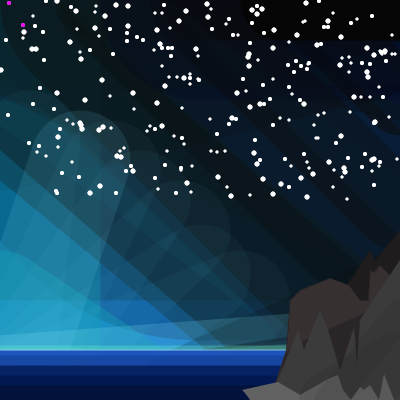
Frame 1 (no input)
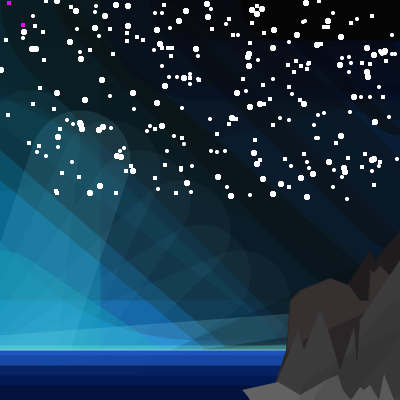
Frame 60 (the mouse pressed at the canvas centre just before this capture)
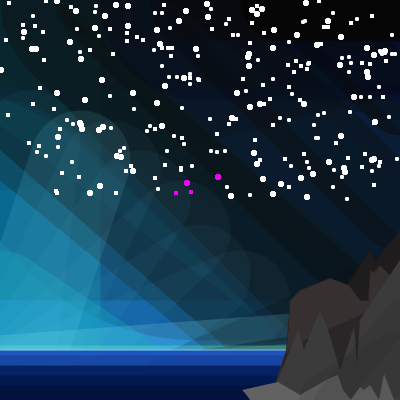
Frame 120 (the mouse held since frame 60 and released just before this capture)

The Processing sketch that drew these frames (run headless with seeded random() and noise(); from frame 60 on, the mouse is pressed at the canvas centre):

// Processing sketch: processing_20687
// ── processing_20687.pde


DimmingStar [] stars;

void setup (){
size(400,400);
background(#1167D3);
smooth();

//sky

stroke(1,12,26,100);
strokeWeight(180);
line(0,0,400,0);

stroke(1,12,26,100);
strokeWeight(180);
line(0,100,400,0);

stroke(#010A15,100);
strokeWeight(80);
line(30,0,400,80);

stroke(#010A15,180);
strokeWeight(50);
line(259,0,400,40);

stroke(#010A15);
strokeWeight(50);
line(259,0,400,0);

stroke(#010A15,100);
strokeWeight(600);
line(0,0,400,0);

stroke(#030840,100);
strokeWeight(500);
line(200,90,400,90);

stroke(#0390A7,80);
strokeWeight(200);
line(200,400,0,200);

stroke(#0390A7,90);
strokeWeight(200);
line(0,400,0,0);

stroke(#0390A7,110);
strokeWeight(100);
line(0,300,150,400);

stroke(#0B272C,80);
strokeWeight(100);
line(0,0,400,380);

stroke(#0B272C,100);
strokeWeight(170);
line(0,0,400,200);

stroke(#0B272C,100);
strokeWeight(170);
line(400,400,0,70);

stroke(#0B272C,70);
strokeWeight(170);
line(0,0,400,0);

stroke(#0A0A0A,90);
strokeWeight(80);
line(100,0,400,0);
stroke(#0A0A0A,130);
strokeWeight(80);
line(200,0,400,0);
stroke(#0A0A0A,50);
strokeWeight(80);
line(230,50,400,0);

stroke(#0A0A0A,100);
strokeWeight(150);
line(400,400,0,50);

stroke(#095E6C,30);
strokeWeight(200);
line(0,0,400,300);

stroke(#0A0A0A,80);
strokeWeight(90);
line(100,0,400,300);
stroke(#0A0A0A,100);
strokeWeight(100);
line(200,0,400,200);
stroke(#0A0A0A,130);
strokeWeight(70);
line(300,0,400,100);
stroke(#0A0A0A,90);
strokeWeight(200);
line(100,0,400,300);

stroke(#83E5F5,80);
strokeWeight(70);
line(0,400,400,370);

stroke(#83E5F5,50);
strokeWeight(70);
line(0,370,400,340);

stroke(#83E5F5,10);
strokeWeight(100);
line(0,400,140,200);
stroke(#83E5F5,10);
strokeWeight(100);
line(0,400,180,230);
stroke(#83E5F5,10);
strokeWeight(100);
line(0,400,200,274);
stroke(#83E5F5,10);
strokeWeight(100);
line(0,400,240,300);
stroke(#83E5F5,10);
strokeWeight(100);
line(0,400,110,170);
stroke(#83E5F5,10);
strokeWeight(100);
line(0,400,80,160);
stroke(#83E5F5,10);
strokeWeight(100);
line(0,400,30,140);
line(0,400,80,160);
stroke(#83E5F5,10);
strokeWeight(100);
line(0,400,340,390);
line(0,400,80,160);
stroke(#83E5F5,10);
strokeWeight(100);
line(0,400,380,400);


stroke(#02001A,50);
strokeWeight(200);
line(400,0,200,0);

stroke(#050505);
strokeWeight(80);
line(400,0,280,0);

stroke(#050505,40);
strokeWeight(100);
line(180,400,400,300);
stroke(#050505,80);
strokeWeight(100);
line(200,400,400,370);
stroke(#050505,60);
strokeWeight(100);
line(180,400,400,400);



//water

stroke(#AAC3FF,200);
strokeWeight(102);
line(0,400,400,400);

stroke(#71FFCA,70);
strokeWeight(110);
line(0,400,400,400);

stroke(#0034B4,200);
strokeWeight(100);
line(0,400,400,400);

stroke(#021850,200);
strokeWeight(70);
line(0,400,400,400);
stroke(#021850);
strokeWeight(50);
line(0,400,400,400);
stroke(#021850,60);
strokeWeight(90);
line(0,400,400,400);
stroke(#010E2E,150);
strokeWeight(30);
line(0,400,400,400);



//rocks
stroke(1);
strokeWeight(.18);
//behindrock
fill(#1F1C1D);
beginShape();
vertex(270,400);
vertex(370,250);
vertex(375,260);
vertex(400,230);
vertex(400,400);
endShape(CLOSE);



//firstrock
fill(#363031);
beginShape();
vertex(280,400);
vertex(272,393);
vertex(286,350);
vertex(290,300);
vertex(300,290);
vertex(330,278);
vertex(349,285);
vertex(360,300);
vertex(368,300);
vertex(370,270);
vertex(374,272);
vertex(380,265);
vertex(384,269);
vertex(390,275);
vertex(400,400);
endShape(CLOSE);

stroke(#171616,100);
strokeWeight(62);
line(312,370,400,330);

noStroke();


//upsiderock
fill(#3B3B3B);
beginShape();
vertex(270,400);
vertex(298,330);
vertex(304,350);
vertex(320,310);
vertex(328,330);
vertex(340,370);
vertex(354,327);
vertex(357,365);
vertex(360,320);
vertex(400,260);//top of triangle
vertex(400,400);

endShape(CLOSE);

//frontrock
fill(#626262);
beginShape();
vertex(250,400);
vertex(248,397);
vertex(245,393);
vertex(242,390);
vertex(278,382);
vertex(300,395);
vertex(330,378);
vertex(338,375);
vertex(343,390);
vertex(351,400);
vertex(360,387);
vertex(364,390);
vertex(370,385);
vertex(379,400);
vertex(384,374);
vertex(394,400);
endShape(CLOSE);

stroke(#171616,30);
strokeWeight(30);
line(329,400,400,313);

stroke(#171616,30);
strokeWeight(60);
line(329,400,400,360);

//  random amount of stars
int amount_of_stars = int( random(100, 350 ) );
stars = new DimmingStar[amount_of_stars];
for( int i = 0; i < amount_of_stars; i++ ){
 stars[i] = new DimmingStar( #FFFFFF );
}
}

void draw() {
 int amount_of_stars = stars.length;
  for( int i = 0; i < amount_of_stars; i++ ){
   stars[i].update();
  }

}

void keyPressed(){
  // if the keypressed is 'a' new yellow stars appear
  if (key == 'a'){

    stars = (DimmingStar[]) append( stars, new DimmingStar(#DCFF1A) );
    
  }
  
}

class DimmingStar {
  int x_cord;
  int y_cord;
  int glow;
    int diameter;
  

  int star_color;
  int glow_color = #FFCC11;
  //  when it dims
  int dim_color = #F000F5;
  

  DimmingStar( int bg_color ){
    star_color = bg_color;
    //  y_cord
    y_cord = int( random( 0, 200 ) );
    //  x cord
    x_cord = int( random( 0, 400 ) );
    //  glow radius
    glow = int( random( 25, 15 ) );
    // random size
    diameter = int( random( 3, 6 ) );
    drawStar();
  }
  

  void update(){
    float s = diameter/2 + glow;
    if( abs( x_cord - mouseX ) <= s && abs( y_cord - mouseY ) <= s ){
      drawDim();
    }else{
      drawStar(); 
    }
  }
  
  // reg. star
  void drawStar(){
     fill( star_color );
     stroke( glow_color, .4 );
     strokeWeight( glow );
     ellipse( x_cord, y_cord, diameter, diameter );
  }
  
  void drawDim(){
    fill( dim_color );
    noStroke();
    ellipse( x_cord, y_cord, diameter, diameter );
  }

} 
